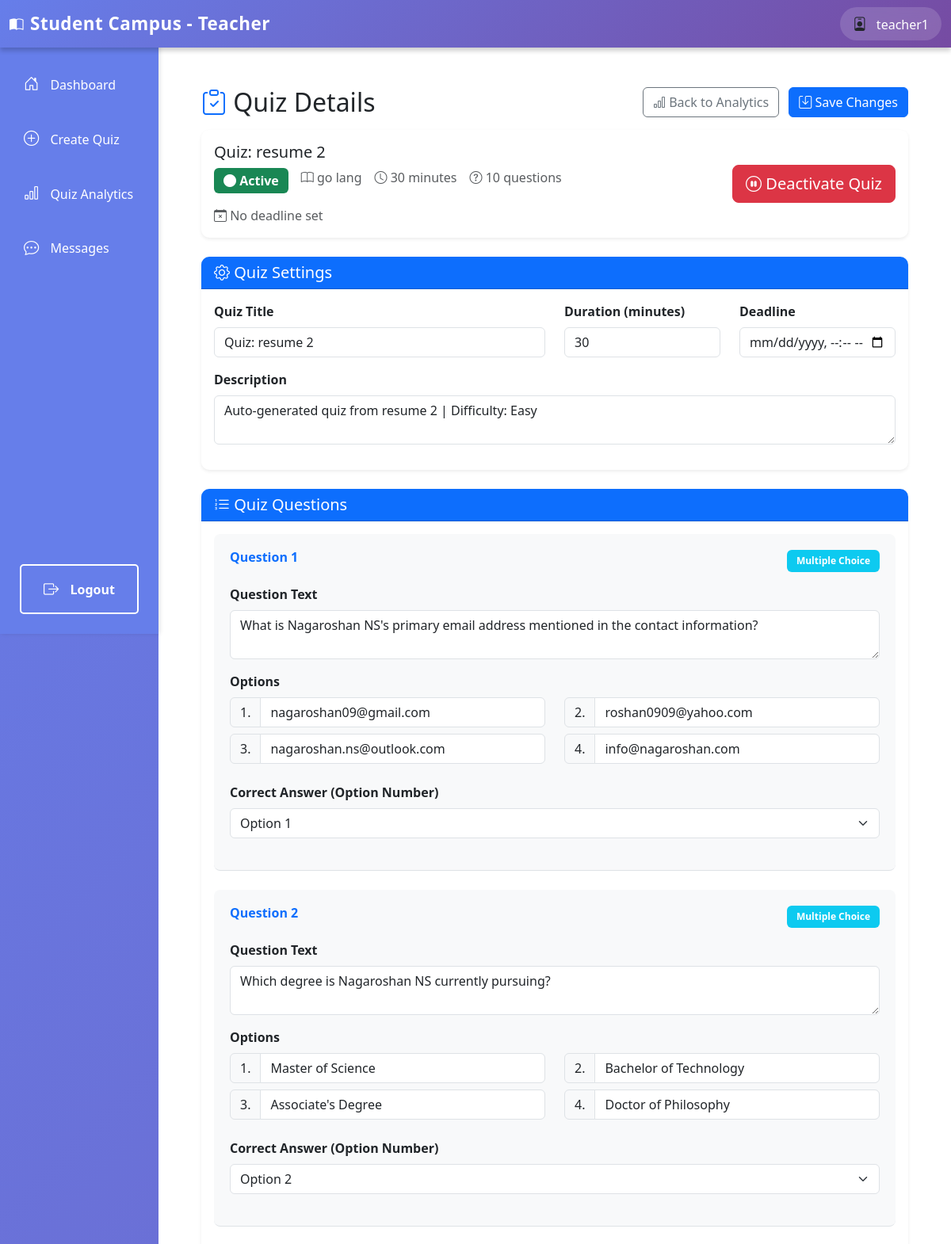
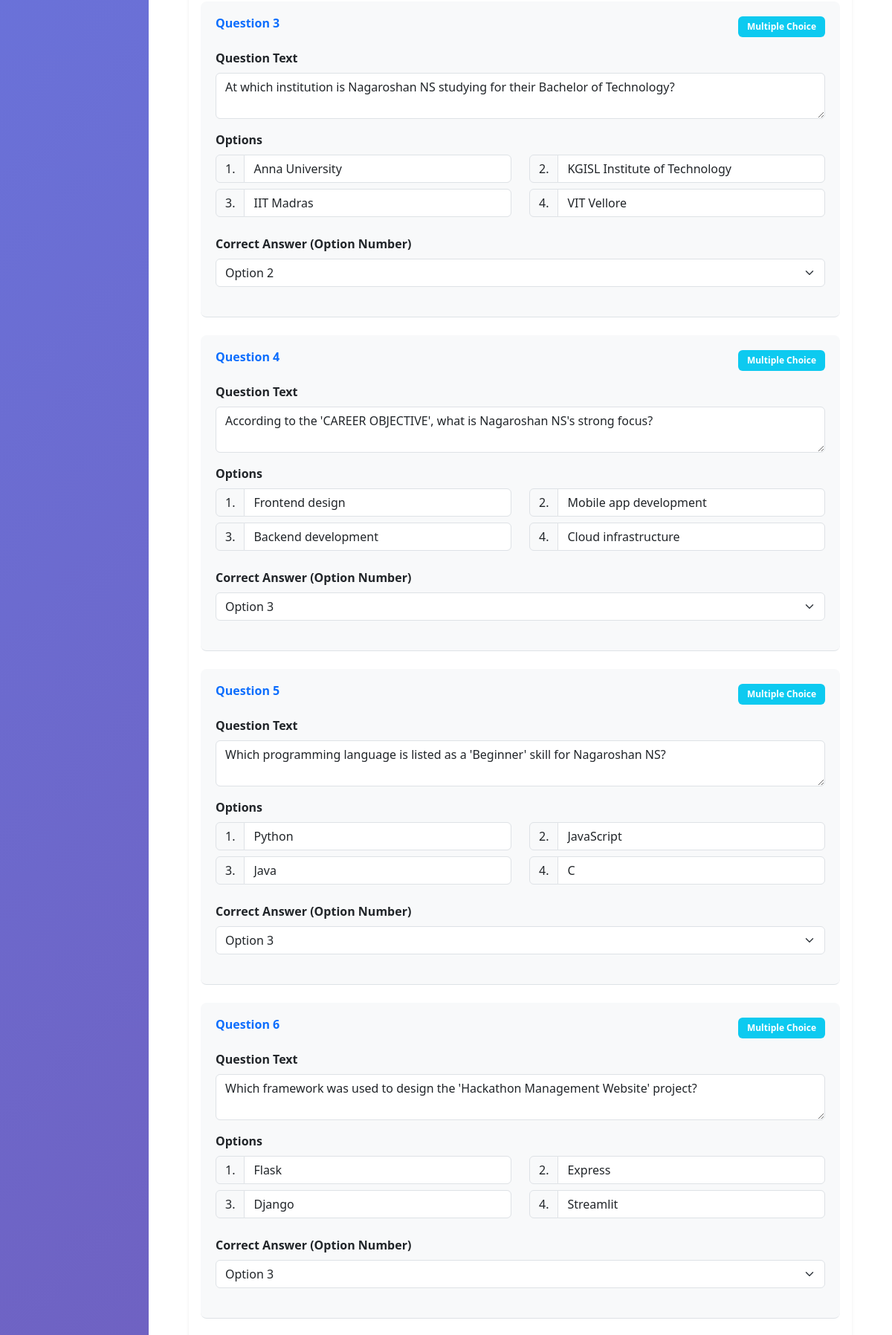
/teacher/quiz/15/ (signed in, upper part), run on the app's committed database (2 pictures, top to bottom).
### authentication/models.py (models this page shows, shortened)
class User(AbstractUser):
    ROLE_CHOICES = (
        ('student', 'Student'),
        ('teacher', 'Teacher'),
    )
    role = models.CharField(max_length=10, choices=ROLE_CHOICES, default='student')
    def is_teacher(self):
        return self.role == 'teacher'

### teachers/models.py (models this page shows, shortened)
class Quiz(models.Model):
    title = models.CharField(max_length=200)
    subject = models.ForeignKey(Subject, on_delete=models.CASCADE, related_name='quizzes')
    pdf_note = models.ForeignKey(PDFNote, on_delete=models.CASCADE, related_name='quizzes', null=True)
    description = models.TextField(blank=True)
    duration = models.IntegerField(help_text="Duration in minutes", default=30)
    num_questions = models.IntegerField(default=10)
    topics = models.TextField(blank=True, help_text="Comma-separated topics (optional)")
    difficulty = models.CharField(max_length=20, choices=[('easy', 'Easy'), ('medium', 'Medium'), ('hard', 'Hard')], default='medium')
    created_by = models.ForeignKey(User, on_delete=models.CASCADE, related_name='created_quizzes')
    created_at = models.DateTimeField(auto_now_add=True)
    deadline = models.DateTimeField(null=True, blank=True, help_text="Quiz deadline")
    is_active = models.BooleanField(default=True)
    class Meta:
        ordering = ['-created_at']
        verbose_name_plural = "Quizzes"

class Subject(models.Model):
    name = models.CharField(max_length=200)
    description = models.TextField(blank=True)
    teacher = models.ForeignKey(User, on_delete=models.CASCADE, related_name='subjects')
    created_at = models.DateTimeField(auto_now_add=True)
    class Meta:
        ordering = ['name']

class Question(models.Model):
    QUESTION_TYPES = [
        ('multiple_choice', 'Multiple Choice'),
        ('true_false', 'True/False'),
        ('short_answer', 'Short Answer'),
    ]
    quiz = models.ForeignKey(Quiz, on_delete=models.CASCADE, related_name='questions')
    text = models.TextField()
    question_type = models.CharField(max_length=20, choices=QUESTION_TYPES)
    options = models.JSONField(default=list, blank=True)  # For multiple choice/true-false
    correct_answer = models.TextField()  # Index for MC/TF, text for short answer
    points = models.IntegerField(default=1)
    order = models.IntegerField(default=0)
    class Meta:
        ordering = ['order']

### teachers/views.py (the view, shortened to what this page needs)
# urls.py: path('quiz/<int:quiz_id>/', views.quiz_detail, name='quiz_detail'),
@login_required
def quiz_detail(request, quiz_id):
    if not request.user.is_teacher():
        return HttpResponseForbidden("You don't have permission to access this page.")
    quiz = get_object_or_404(Quiz, id=quiz_id, created_by=request.user)
    questions = quiz.questions.all().order_by('order')
    return render(request, 'teachers/quiz_detail.html', {
        'quiz': quiz,
        'questions': questions
    })

### templates/teachers/quiz_detail.html (shortened to what this page needs)
{% extends 'teachers/base_teacher.html' %}
{% block teacher_content %}
<div class="container-fluid p-4">
    <div class="row mb-4">
        <div class="col-12">
            <div class="d-flex justify-content-between align-items-center mb-3">
                <h2 class="mb-0">
                    <i class="bi bi-clipboard-check text-primary"></i> Quiz Details
                </h2>
                <div>
                    <button type="button" class="btn btn-outline-secondary me-2" onclick="window.location.href='{% url 'quiz_analytics' %}'">
                        <i class="bi bi-bar-chart"></i> Back to Analytics
                    </button>
                    <button type="button" class="btn btn-primary" onclick="document.getElementById('saveBtn').click()">
                        <i class="bi bi-save"></i> Save Changes
                    </button>
                </div>
            </div>
            <div class="card mb-4 shadow-sm">
                <div class="card-body">
                    <div class="row align-items-center">
                        <div class="col-md-8">
                            <h5 class="mb-2">{{ quiz.title }}</h5>
                            <div class="d-flex gap-3 flex-wrap">
                                <span class="badge {% if quiz.is_active %}bg-success{% else %}bg-danger{% endif %} fs-6">
                                    <i class="bi bi-circle-fill"></i> {% if quiz.is_active %}Active{% else %}Inactive{% endif %}
                                </span>
                                <span class="text-muted">
                                    <i class="bi bi-book"></i> {{ quiz.subject.name }}
                                </span>
                                <span class="text-muted">
                                    <i class="bi bi-clock"></i> {{ quiz.duration }} minutes
                                </span>
                                <span class="text-muted">
                                    <i class="bi bi-question-circle"></i> {{ questions.count }} questions
                                </span>
                                {% if quiz.deadline %}
                                <span class="text-muted">
                                    <i class="bi bi-calendar-event"></i> Deadline: {{ quiz.deadline|date:"M d, Y g:i A" }}
                                </span>
                                {% else %}
                                <span class="text-muted">
                                    <i class="bi bi-calendar-x"></i> No deadline set
                                </span>
                                {% endif %}
                            </div>
                        </div>
                        <div class="col-md-4 text-end">
                            <button type="button" class="btn {% if quiz.is_active %}btn-danger{% else %}btn-success{% endif %} btn-lg" id="toggleActiveBtn">
                                <i class="bi {% if quiz.is_active %}bi-pause-circle{% else %}bi-play-circle{% endif %}"></i>
                                {% if quiz.is_active %}Deactivate Quiz{% else %}Activate Quiz{% endif %}
                            </button>
                        </div>
                    </div>
                </div>
            </div>
            <form method="post" id="quizForm">
                <div class="card mb-4 shadow-sm">
                    <div class="card-header bg-primary text-white">
                        <h5 class="mb-0"><i class="bi bi-gear"></i> Quiz Settings</h5>
                    </div>
                    <div class="card-body">
                        <div class="row">
                            <div class="col-md-6 mb-3">
                                <label for="title" class="form-label fw-bold">Quiz Title</label>
                                <input type="text" class="form-control" id="title" name="title" value="{{ quiz.title }}" required>
                            </div>
                            <div class="col-md-3 mb-3">
                                <label for="duration" class="form-label fw-bold">Duration (minutes)</label>
                                <input type="number" class="form-control" id="duration" name="duration" value="{{ quiz.duration }}" min="1" required>
                            </div>
                            <div class="col-md-3 mb-3">
                                <label for="deadline" class="form-label fw-bold">Deadline</label>
                                <input type="datetime-local" class="form-control" id="deadline" name="deadline"
                                    {% if quiz.deadline %}value="{{ quiz.deadline|date:'Y-m-d\TH:i' }}"{% endif %}>
                            </div>
                            <div class="col-12 mb-3">
                                <label for="description" class="form-label fw-bold">Description</label>
                                <textarea class="form-control" id="description" name="description" rows="2">{{ quiz.description }}</textarea>
                            </div>
                        </div>
                    </div>
                </div>
                <div class="card shadow-sm">
                    <div class="card-header bg-primary text-white">
                        <h5 class="mb-0"><i class="bi bi-list-ol"></i> Quiz Questions</h5>
                    </div>
                    <div class="card-body">
                        {% for question in questions %}
                        <div class="question-block mb-4 pb-4 {% if not forloop.last %}border-bottom{% endif %}">
                            <div class="d-flex justify-content-between align-items-start mb-3">
                                <h6 class="text-primary fw-bold">Question {{ forloop.counter }}</h6>
                                <span class="badge bg-info">{{ question.get_question_type_display }}</span>
                            </div>
                            <div class="mb-3">
                                <label for="question_{{ question.id }}" class="form-label fw-bold">Question Text</label>
                                <textarea class="form-control" id="question_{{ question.id }}" name="question_{{ question.id }}"
                                    rows="2" required>{{ question.text }}</textarea>
                            </div>
                            {% if question.question_type == 'multiple_choice' %}
                            <div class="row mb-3">
                                <div class="col-12">
                                    <label class="form-label fw-bold">Options</label>
                                </div>
                                {% for option in question.options %}
                                <div class="col-md-6 mb-2">
                                    <div class="input-group">
                                        <span class="input-group-text">{{ forloop.counter }}.</span>
                                        <input type="text" class="form-control" name="option_{{ question.id }}_{{ forloop.counter0 }}"
                                            value="{{ option }}" required>
                                    </div>
                                </div>
                                {% endfor %}
                            </div>
                            <div class="mb-3">
                                <label for="answer_{{ question.id }}" class="form-label fw-bold">Correct Answer (Option Number)</label>
                                <select class="form-select" id="answer_{{ question.id }}" name="answer_{{ question.id }}" required>
                                    <option value="0" {% if question.correct_answer == '0' %}selected{% endif %}>Option 1</option>
                                    <option value="1" {% if question.correct_answer == '1' %}selected{% endif %}>Option 2</option>
                                    <option value="2" {% if question.correct_answer == '2' %}selected{% endif %}>Option 3</option>
                                </select>
                            </div>
                            {% else %}
                            <div class="mb-3">
                                <label for="answer_{{ question.id }}" class="form-label fw-bold">Correct Answer</label>
                                <input type="text" class="form-control" id="answer_{{ question.id }}" name="answer_{{ question.id }}"
                                    value="{{ question.correct_answer }}" required>
                            </div>
                            {% endif %}
                        </div>
                        {% endfor %}
                    </div>
                </div>
            </form>
        </div>
    </div>
</div>
{% endblock %}

### templates/teachers/base_teacher.html (shortened to what this page needs)
<!DOCTYPE html>
<html lang="en">
<head>
    <link href="https://cdn.jsdelivr.net/npm/bootstrap@5.3.0/dist/css/bootstrap.min.css" rel="stylesheet">
    <link href="https://cdn.jsdelivr.net/npm/bootstrap-icons@1.10.0/font/bootstrap-icons.css" rel="stylesheet">
</head>
<body>
    <div class="position-fixed top-0 end-0 p-3" style="z-index: 11000;">
    </div>
    <nav class="navbar navbar-expand-lg navbar-light bg-light">
        <div class="container-fluid">
            <a class="navbar-brand fw-bold" href="{% url 'teacher_dashboard' %}">
                <i class="bi bi-book-half me-2"></i>Student Campus - Teacher
            </a>
            <div class="ms-auto d-flex align-items-center gap-3">
                <div class="user-info">
                    <i class="bi bi-person-badge me-2"></i>
                    <span>{{ user.username }}</span>
                </div>
            </div>
        </div>
    </nav>
    <div class="container-fluid">
        <div class="row">
            <div class="col-md-2 p-0">
                <div class="sidebar">
                    <nav class="nav flex-column">
                        <a class="nav-link {% if request.resolver_match.url_name == 'teacher_dashboard' %}active{% endif %}" href="{% url 'teacher_dashboard' %}">
                            <i class="bi bi-house-door"></i> Dashboard
                        </a>
                        <a class="nav-link {% if request.resolver_match.url_name == 'create_quiz' or request.resolver_match.url_name == 'generate_quiz' %}active{% endif %}" href="{% url 'create_quiz' %}">
                            <i class="bi bi-plus-circle"></i> Create Quiz
                        </a>
                        <a class="nav-link {% if request.resolver_match.url_name == 'quiz_analytics' %}active{% endif %}" href="{% url 'quiz_analytics' %}">
                            <i class="bi bi-bar-chart"></i> Quiz Analytics
                        </a>
                        <a class="nav-link {% if request.resolver_match.url_name == 'teacher_chat' or request.resolver_match.url_name == 'teacher_chat_with' %}active{% endif %}" href="{% url 'teacher_chat' %}">
                            <i class="bi bi-chat-dots"></i> Messages
                        </a>
                        <a class="nav-link logout-btn" href="{% url 'logout' %}">
                            <i class="bi bi-box-arrow-right"></i> Logout
                        </a>
                    </nav>
                </div>
            </div>
            <div class="col-md-10 p-0">
                <div class="main-content">
                    {% block teacher_content %}
                    {% endblock %}
                </div>
            </div>
        </div>
    </div>
</body>
</html>

### templates/teachers/base_teacher.html (style rules this page uses)
body { background: linear-gradient(135deg, #667eea 0%, #764ba2 100%); min-height: 100vh; padding-top: 56px; }
.navbar { position: fixed; top: 0; left: 0; right: 0; z-index: 1000; background: linear-gradient(135deg, #667eea 0%, #764ba2 100%) !important; box-shadow: 0 4px 6px rgba(0,0,0,0.2); border: none; }
.navbar-brand { color: white !important; font-weight: 700; font-size: 1.4rem; letter-spacing: 0.5px; }
.navbar span { color: white; font-weight: 500; }
.user-info { background: rgba(255, 255, 255, 0.15); padding: 8px 16px; border-radius: 25px; backdrop-filter: blur(10px); }
.navbar .bi { font-size: 1.1rem; }
.sidebar { height: calc(100vh - 56px); background-color: #667eea; box-shadow: 2px 0 5px rgba(0,0,0,0.1); position: sticky; top: 56px; display: flex; flex-direction: column; }
.sidebar .nav { display: flex; flex-direction: column; flex: 1; padding-top: 1rem; }
.sidebar .nav-link { color: #fff; padding: 15px 20px; border-radius: 5px; margin: 5px 10px; transition: all 0.3s; }
.sidebar .nav-link i { margin-right: 10px; font-size: 1.2rem; }
.logout-btn { position: absolute; bottom: 20px; left: 15px; right: 15px; background-color: transparent; color: white; border: 2px solid white; font-weight: 600; transition: all 0.3s; text-align: center; padding: 10px; border-radius: 5px; text-decoration: none; display: block; }
.main-content { background-color: #fff; min-height: 100vh; padding: 30px; }

### templates/teachers/quiz_detail.html (style rules this page uses)
.question-block { background-color: #f8f9fa; padding: 20px; border-radius: 8px; }
.card { border: none; border-radius: 10px; }
.card-header { border-radius: 10px 10px 0 0 !important; }
.badge { padding: 8px 12px; }

### data on the page
User: username "teacher1"
Quiz: title "Quiz: resume 2", subject.name "go lang", duration "30", description "Auto-generated quiz from resume 2 | Difficulty: Easy"
Question: question_type "Multiple Choice", id "What is Nagaroshan NS's primary email address mentioned in the contact information?", options "nagaroshan09@gmail.com" "roshan0909@yahoo.com" "nagaroshan.ns@outlook.com" "info@nagaroshan.com", correct_answer+id "Option 1"
Question: question_type "Multiple Choice", id "Which degree is Nagaroshan NS currently pursuing?", options "Master of Science" "Bachelor of Technology" "Associate's Degree" "Doctor of Philosophy", correct_answer+id "Option 2"
Question: question_type "Multiple Choice", id "At which institution is Nagaroshan NS studying for their Bachelor of Technology?", options "Anna University" "KGISL Institute of Technology" "IIT Madras" "VIT Vellore", correct_answer+id "Option 2"
Question: question_type "Multiple Choice", id "According to the 'CAREER OBJECTIVE', what is Nagaroshan NS's strong focus?", options "Frontend design" "Mobile app development" "Backend development" "Cloud infrastructure", correct_answer+id "Option 3"
Question: question_type "Multiple Choice", id "Which programming language is listed as a 'Beginner' skill for Nagaroshan NS?", options "Python" "JavaScript" "Java" "C", correct_answer+id "Option 3"
Question: question_type "Multiple Choice", id "Which framework was used to design the 'Hackathon Management Website' project?", options "Flask" "Express" "Django" "Streamlit", correct_answer+id "Option 3"

### other printed values
{{ questions.count }} "10"
